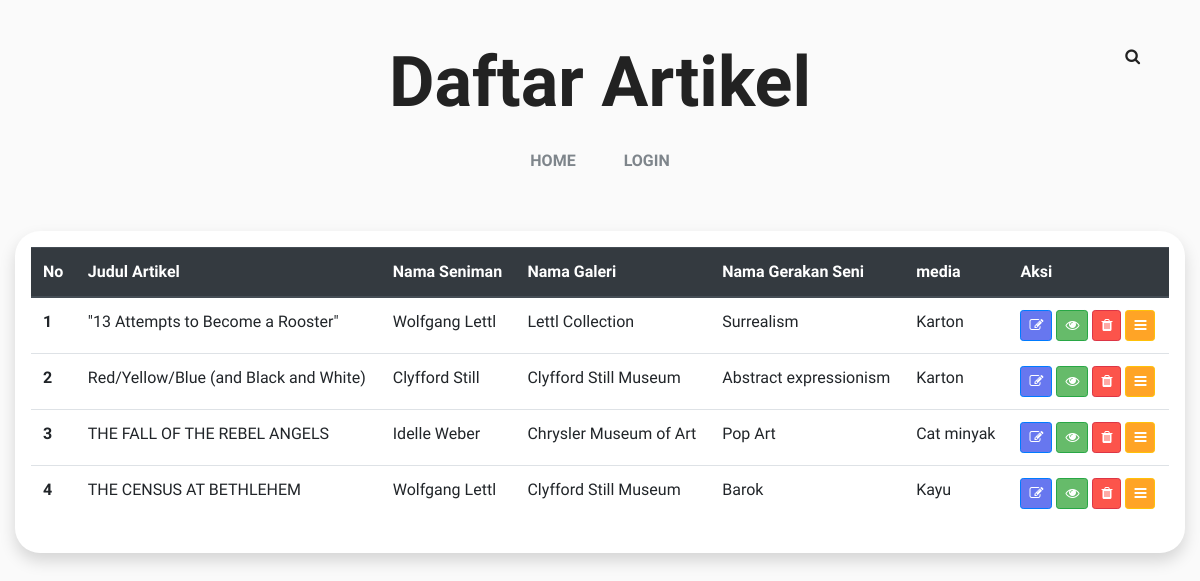
/index.php/admin/list_artikel, run on an earlier commit of the app's database.
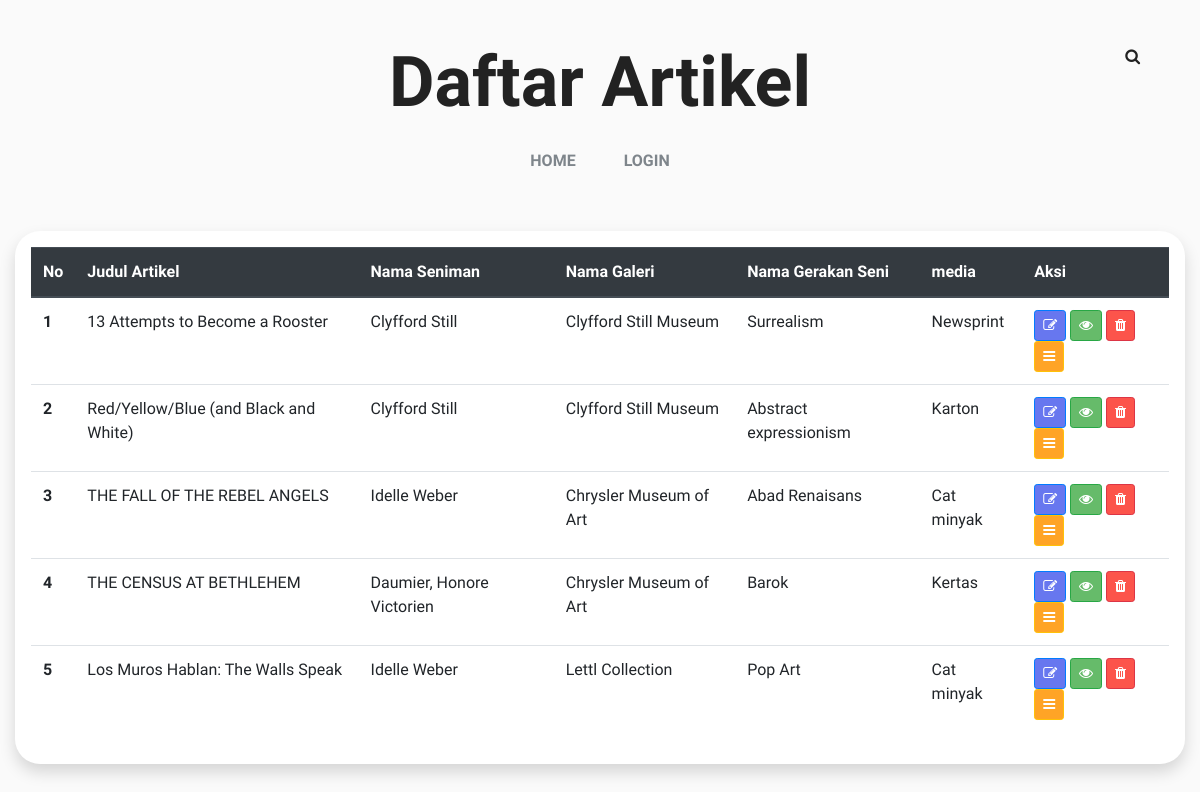
And on a later commit of the database.
### tables this page shows
CREATE TABLE `tr_artikel` (
  `id_artikel` int(11) NOT NULL,
  `id_seniman` int(11) NOT NULL,
  `id_media` int(11) NOT NULL,
  `id_galeri` int(11) NOT NULL,
  `id_jenis` int(11) NOT NULL,
  `judul` varchar(255) NOT NULL,
  `deskripsi` text NOT NULL
);

CREATE TABLE `m_seniman` (
  `id_seniman` int(11) NOT NULL,
  `nama_seniman` varchar(255) NOT NULL,
  `desk_seniman` text NOT NULL,
  `tanggal_lahir` date NOT NULL
);

CREATE TABLE `m_galeri` (
  `id_galeri` int(11) NOT NULL,
  `nama_galeri` varchar(255) NOT NULL,
  `kota` varchar(255) NOT NULL,
  `negara` varchar(255) NOT NULL,
  `foto` varchar(255) NOT NULL,
  `desk_galeri` text NOT NULL
);

CREATE TABLE `m_jenis` (
  `id_jenis` int(11) NOT NULL,
  `nama_jenis` varchar(255) NOT NULL,
  `desk_jenis` text NOT NULL,
  `tahun_awal` int(11) NOT NULL
);

CREATE TABLE `m_media` (
  `id_media` int(11) NOT NULL,
  `nama_media` varchar(255) NOT NULL,
  `desk_media` text NOT NULL
);

### application/controllers/Admin.php (called while the page is built, shortened)
<?php
class Admin extends CI_Controller {
	public function list_artikel()
	{
		$title = array(
			"title" => "Daftar Artikel"
		  );
		$data['artikel'] = $this->m_item->get_all_artikel();
		$this->load->view('header', $title);
		$this->load->view('list-artikel',$data);
		$this->load->view('footer');
	}
}

### index.php (called while the page is built, shortened)
<?php
require_once BASEPATH.'core/CodeIgniter.php';

### application/models/m_item.php (called while the page is built, shortened)
<?php
class M_item extends CI_Model{
	public function get_all_artikel() {
		return $this->db->query("SELECT a.id_artikel,a.judul,a.deskripsi,b.nama_seniman,c.nama_galeri,d.nama_media,e.nama_jenis FROM tr_artikel as a LEFT JOIN m_seniman AS b ON a.id_seniman=b.id_seniman JOIN m_galeri AS c ON a.id_galeri=c.id_galeri JOIN m_media AS d ON a.id_media=d.id_media JOIN m_jenis AS e ON a.id_jenis=e.id_jenis ")->result();
	}
}
?>

### application/views/list-artikel.php (the view)
<div class="blog__single__page pb-5">
	<article class="blog__article pt-2 ">
		<blockquote class="shadow bg-white p-3 mb-5" style="text-align: -webkit-center;">
		<table class="table">
				<thead class="thead-dark">
				  <tr>
					<th scope="col">No</th>
					<th scope="col">Judul Artikel</th>
					<th scope="col">Nama Seniman</th>
					<th scope="col">Nama Galeri</th>
					<th scope="col">Nama Gerakan Seni</th>
					<th scope="col">media</th>
					<th scope="col">Aksi</th>
				  </tr>
				</thead>
				<tbody>
				<?php $no = 1 ; foreach($artikel as $data){?>
				  <tr>
					<th scope="row"><?=$no; $no++ ;?></th>
					<td><?=$data->judul?></td>
					<td><?=$data->nama_seniman?></td>
					<td><?=$data->nama_galeri?></td>
					<td><?=$data->nama_jenis?></td>
					<td><?=$data->nama_media?></td>
					<td>
						<a href="<?= base_url('artikel/update_artikel/'.$data->id_artikel) ?>" class="btn btn-primary btn-sm" data-toggle="tooltip" data-placement="bottom" title="edit"><i class="fa fa-edit"></i></a>
						<a href="<?= base_url('artikel/index/'.$data->id_artikel) ?>" class="btn btn-success btn-sm" data-toggle="tooltip" data-placement="bottom" title="detail"><i class="fa fa-eye"></i></a>
						<a href="<?= base_url('artikel/delete_artikel/'.$data->id_artikel) ?>" onclick="return confirm('Apakah Anda Yakin ingin mengapus artikel <?=$data->judul?>?');" class="btn btn-danger btn-sm" data-toggle="tooltip" data-placement="bottom" title="hapus"><i class="fa fa-trash"></i></a>
						<a href="<?= base_url('art/koleksi_artikel/'.$data->id_artikel) ?>" class="btn btn-warning btn-sm text-white" data-toggle="tooltip" data-placement="bottom" title="lihat koleksi"><i class="fa fa-bars"></i></a>
					</td>
				  </tr>
				<?php } ?>
				</tbody>
			  </table>
		</blockquote>
	</div>

### application/views/header.php (shortened to what this page needs)
<!DOCTYPE html>
<html lang="zxx">
<head>
	<link rel="stylesheet" href="<?php echo base_url();?>assets/css/bootstrap.min.css"/>
	<link rel="stylesheet" href="<?php echo base_url();?>assets/css/font-awesome.min.css"/>
	<link rel="stylesheet" href="<?php echo base_url();?>assets/css/slicknav.min.css"/>
	<link rel="stylesheet" href="<?php echo base_url();?>assets/css/fresco.css"/>
	<link rel="stylesheet" href="<?php echo base_url();?>assets/css/slick.css"/>
	<link rel="stylesheet" href="<?php echo base_url();?>assets/css/style.css"/>
</head>
<body>
	<header class="header">
		<div class="container-fluid">
			<div class="row">
				<div class="col-sm-4 col-md-3 order-2 order-sm-1">
				</div>
				<div class="col-sm-4 col-md-6 order-1  order-md-2 text-center">
					<a href="#">
						<h1><?= $title ?></h1>
                    </a>
				</div>
				<div class="col-sm-4 col-md-3 order-3 order-sm-3">
					<div class="header__switches">
					<a href="#" class="search-switch"><i class="fa fa-search"></i></a>
					</div>
				</div>
			</div>
			<nav class="main__menu">
				<ul class="nav__menu">
					<li><a href="<?= base_url() ?>" >Home</a></li>
					<?php  if($this->session->userdata('username') == FALSE){?>
						<li><a href="<?= base_url("auth/index/") ?>">Login</a></li>
					<?php } else  if($this->session->userdata('username') == TRUE){?>
					<li><a href="<?= base_url("auth/logout/") ?>">Logout</a></li>
					<?php if($this->session->userdata('level', '1' )){?>
					<li><a href="<?= base_url("admin/index/") ?>">Admin</a></li>
					<?php } else { ?>
						<li><a href="<?= base_url("favorit/index/") ?>">Favorit</a></li>
						<li><a href="<?= base_url('auth/profil/')?>">Profil</a></li>
					<?php } }?>
				</ul>
			</nav>
		</div>
	</header>

### application/views/footer.php (shortened to what this page needs)
	</body>
</html>

### assets/css/style.css (style rules this page uses)
html, body { height: 100%; font-family: "Arimo", sans-serif; -webkit-font-smoothing: antialiased; background-color: #fafafa; }
h1, h2, h3, h5, h6 { margin: 0; color: #222222; font-family: "Arimo", sans-serif; font-weight: 700; }
h1 { font-size: 70px; }
ul, ol { padding: 0; margin: 0; }
.header { padding: 40px 45px 0; padding-top: 40px; }
.header__social a, .header__switches a { display: inline-block; color: #222222; padding-top: 5px; margin-right: 15px; font-size: 16px; }
.header__social a:last-child, .header__switches a:last-child { margin-right: 0; }
.header__switches { text-align: right; }
.main__menu { position: relative; right: 0; padding-top: 25px; text-align: center; }
.main__menu .nav__menu>li { display: inline-block; position: relative; }
.main__menu .nav__menu>li:last-child a { margin-right: 0; }
.main__menu .nav__menu>li>a { position: relative; font-size: 16px; color: #7E858B; font-weight: 700; padding: 5px 2px; margin-right: 40px; text-transform: uppercase; }
.main__menu .nav__menu>li>a:after { position: absolute; content: ""; width: 0; height: 6px; left: 0; bottom: 8px; background: #ffda60; z-index: -1; -webkit-transition: 0.3s; -o-transition: 0.3s; transition: 0.3s; }
.slicknav_nav .slicknav_row, .slicknav_nav a { padding: 11px 25px; margin: 0; color: #222222; font-size: 16px; font-weight: 700; border-bottom: 1px solid #e9e9e9; }
.blog__article blockquote { max-width: 1170px; margin: 50px auto; padding: 45px 45px 55px; border-radius: 25px; background-color: #ffffff; background-repeat: no-repeat; background-position: right 60px bottom -10px; }
.btn-primary { background-color: #6777ef!important; }
.btn-success { background-color: #66bb6a!important; }
.btn-warning { background-color: #ffa426!important; }
.btn-danger { background-color: #fc544b!important; }

What changed in the data, as far as the page shows it:
changed tr_artikel "Surrealism": judul "\"13 Attempts to Become a Rooster\"" → "13 Attempts to Become a Rooster"; id_seniman.nama_seniman "Wolfgang Lettl" → "Clyfford Still"; id_galeri.nama_galeri "Lettl Collection" → "Clyfford Still Museum"; id_media.nama_media "Karton" → "Newsprint"
changed tr_artikel "THE FALL OF THE REBEL ANGELS": id_jenis.nama_jenis "Pop Art" → "Abad Renaisans"
changed tr_artikel "THE CENSUS AT BETHLEHEM": id_seniman.nama_seniman "Wolfgang Lettl" → "Daumier, Honore Victorien"; id_galeri.nama_galeri "Clyfford Still Museum" → "Chrysler Museum of Art"; id_media.nama_media "Kayu" → "Kertas"
added tr_artikel: judul "Los Muros Hablan: The Walls Speak", id_seniman.nama_seniman "Idelle Weber", id_galeri.nama_galeri "Lettl Collection", id_jenis.nama_jenis "Pop Art", id_media.nama_media "Cat minyak"
